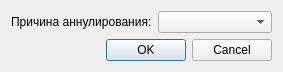
<?xml version="1.0" encoding="UTF-8"?>
<ui version="4.0">
 <class>CancellationReasonDialog</class>
 <widget class="QDialog" name="CancellationReasonDialog">
  <property name="geometry">
   <rect>
    <x>0</x>
    <y>0</y>
    <width>283</width>
    <height>68</height>
   </rect>
  </property>
  <property name="windowTitle">
   <string>Причина аннулирования</string>
  </property>
  <layout class="QGridLayout" name="gridLayout">
   <item row="0" column="0">
    <widget class="QLabel" name="lblCancellationReason">
     <property name="text">
      <string>Причина аннулирования:</string>
     </property>
    </widget>
   </item>
   <item row="0" column="1">
    <widget class="CRBComboBox" name="cmbReason"/>
   </item>
   <item row="1" column="0" colspan="2">
    <widget class="QDialogButtonBox" name="buttonBox">
     <property name="orientation">
      <enum>Qt::Horizontal</enum>
     </property>
     <property name="standardButtons">
      <set>QDialogButtonBox::Cancel|QDialogButtonBox::Ok</set>
     </property>
    </widget>
   </item>
  </layout>
 </widget>
 <customwidgets>
  <customwidget>
   <class>CRBComboBox</class>
   <extends>QComboBox</extends>
   <header>library/crbcombobox.h</header>
  </customwidget>
 </customwidgets>
 <resources/>
 <connections>
  <connection>
   <sender>buttonBox</sender>
   <signal>accepted()</signal>
   <receiver>CancellationReasonDialog</receiver>
   <slot>accept()</slot>
   <hints>
    <hint type="sourcelabel">
     <x>248</x>
     <y>254</y>
    </hint>
    <hint type="destinationlabel">
     <x>157</x>
     <y>274</y>
    </hint>
   </hints>
  </connection>
  <connection>
   <sender>buttonBox</sender>
   <signal>rejected()</signal>
   <receiver>CancellationReasonDialog</receiver>
   <slot>reject()</slot>
   <hints>
    <hint type="sourcelabel">
     <x>316</x>
     <y>260</y>
    </hint>
    <hint type="destinationlabel">
     <x>286</x>
     <y>274</y>
    </hint>
   </hints>
  </connection>
 </connections>
</ui>
